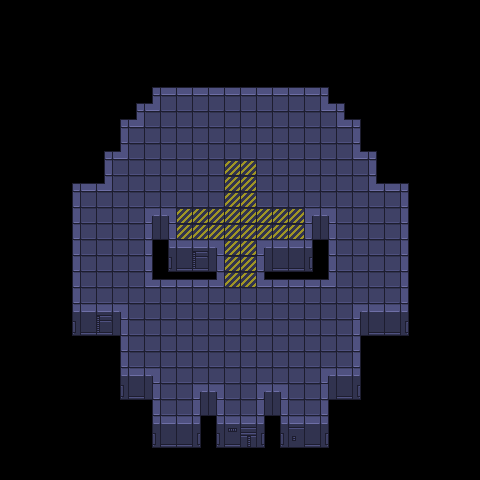

This is a level from a 2D game, rendered from its Tiled map with the project's own tilesets. A one-line summary and the map file follow, with tile-layer data summarised:
An orthogonal 30x30 tile map with 16x16 px tiles, 4 tile layers (out, Ground, ClaimedTiles, HUD), 2 tilesets and 2 objects.

<map version="1.10" tiledversion="1.12.2" orientation="orthogonal" renderorder="right-down" width="30" height="30" tilewidth="16" tileheight="16" infinite="0" nextlayerid="11" nextobjectid="5">
 <tileset firstgid="1" source="ground.tsx" />
 <tileset firstgid="145" source="players.tsx" />
 <layer id="2" name="out" width="30" height="30">
  <data>[900 cells, 206 non-empty, 23 distinct tile ids]</data>
 </layer>
 <layer id="1" name="Ground" width="30" height="30">
  <data>[900 cells, 262 non-empty, 2 distinct tile ids]</data>
 </layer>
 <layer id="5" name="ClaimedTiles" width="30" height="30">
  <data>[900 cells, 0 non-empty, 0 distinct tile ids]</data>
 </layer>
 <objectgroup id="4" name="Players">
  <object id="3" gid="205" x="368" y="256" width="16" height="16">
   <properties>
    <property name="Character" type="class" propertytype="tyled::components::markers::Character" />
    <property name="Player" type="class" propertytype="tyled::components::player::Player">
     <properties>
      <property name="player_id" type="int" value="1" />
     </properties>
    </property>
   </properties>
  </object>
  <object id="4" gid="2147483805" x="96" y="256" width="16" height="16">
   <properties>
    <property name="Character" type="class" propertytype="tyled::components::markers::Character" />
    <property name="Player" type="class" propertytype="tyled::components::player::Player" />
   </properties>
  </object>
 </objectgroup>
 <layer id="3" name="HUD" width="30" height="30">
  <data>[900 cells, 0 non-empty, 0 distinct tile ids]</data>
 </layer>
</map>
